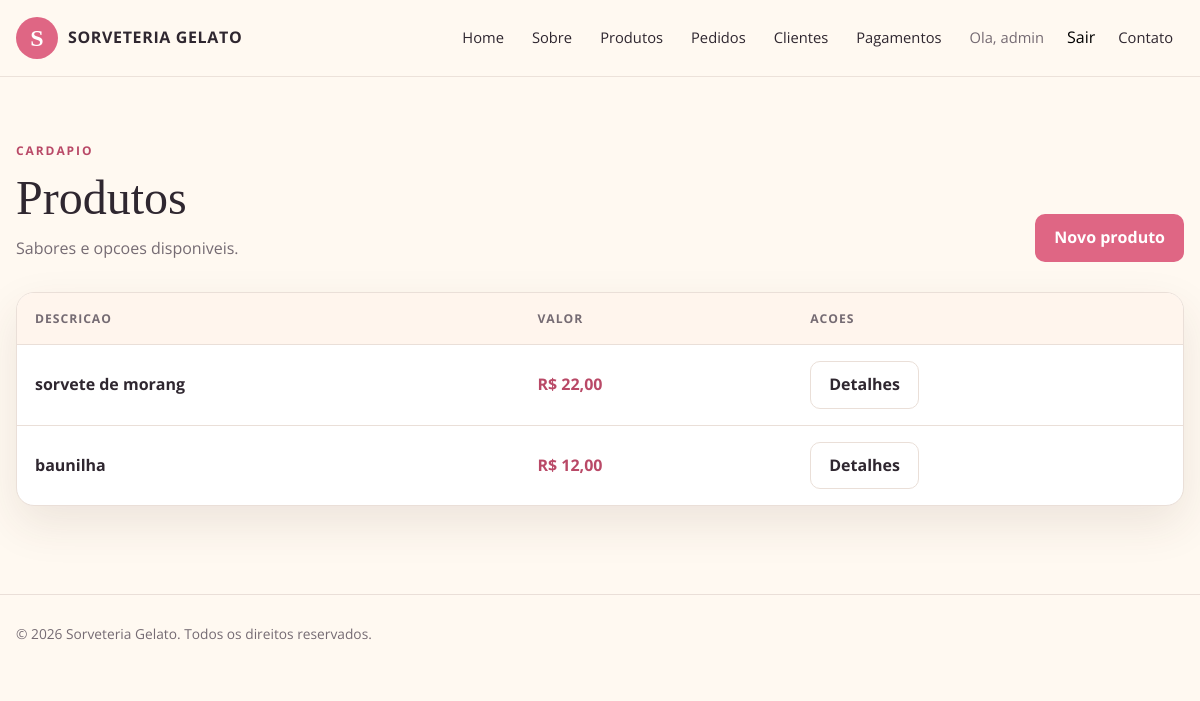
Before: /produtos/ (signed in) with the older database file.
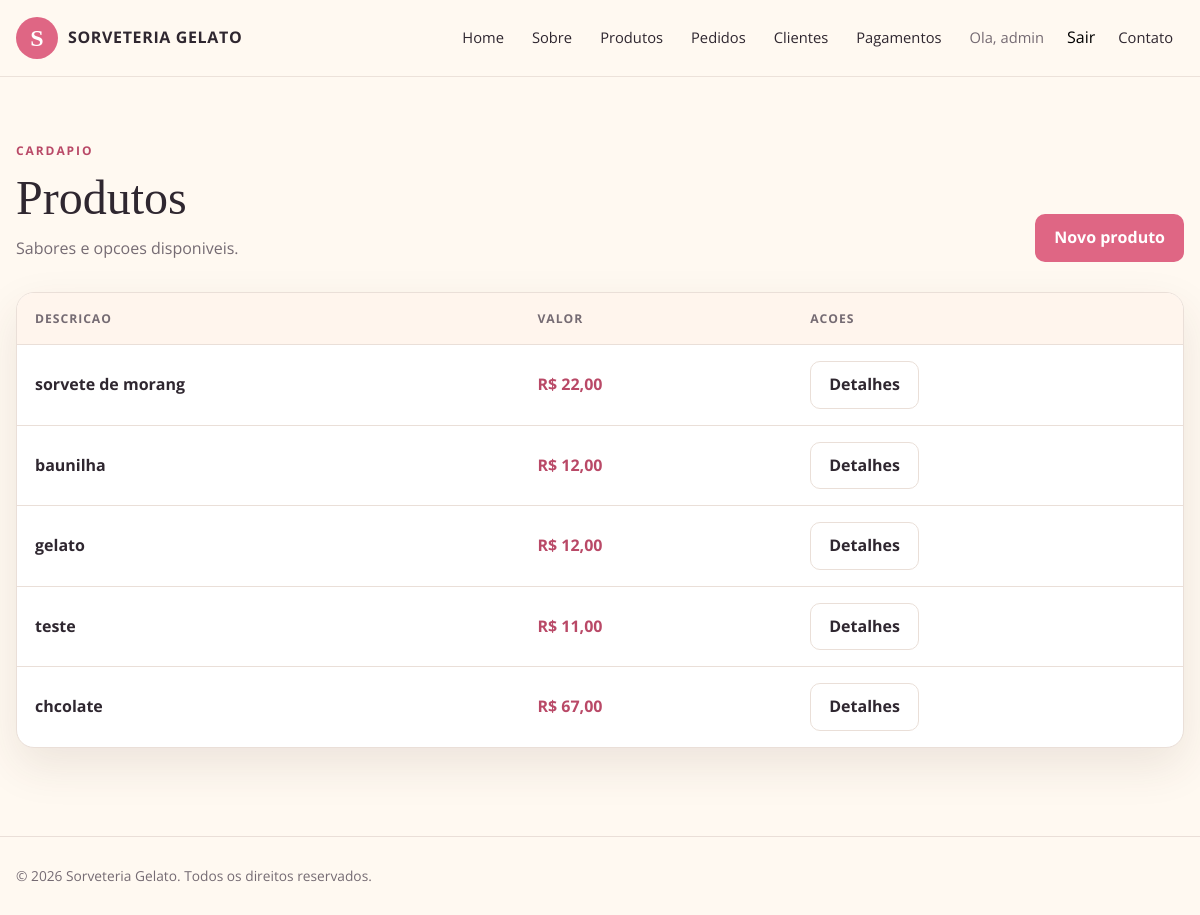
After: the same page with the newer database file.
### produtos/models.py (models this page shows, shortened)
class Produto(models.Model):
    descricao = models.CharField(max_length=255)
    valor = models.DecimalField(max_digits=10, decimal_places=2)
    criado_por = models.ForeignKey(User, on_delete=models.SET_NULL, null=True, blank=True)
    class Meta:
        verbose_name = 'Produto'
        verbose_name_plural = 'Produtos'

### produtos/views.py (the view)
# urls.py: path('', views.lista_produtos, name='lista_produtos'),
@login_required
@permission_required('produtos.view_produto', raise_exception=True)
def lista_produtos(request):
    produtos = Produto.objects.all()
    return render(request, 'produtos/lista_produtos.html', {'produtos': produtos})

### templates/produtos/lista_produtos.html (shortened to what this page needs)
{% extends 'base.html' %}
{% block content %}
<main class="page-shell"><div class="container">
<div class="page-heading"><div><span class="section-kicker">Cardapio</span><h1>Produtos</h1><p>Sabores e opcoes disponiveis.</p></div>{% if perms.produtos.add_produto %}<a href="{% url 'criar_produto' %}" class="btn-app">Novo produto</a>{% endif %}</div>
<section class="table-card"><table class="app-table"><thead><tr><th>Descricao</th><th>Valor</th><th>Acoes</th></tr></thead><tbody>{% for produto in produtos %}<tr><td data-label="Produto"><strong>{{ produto.descricao }}</strong></td><td data-label="Valor" class="price">R$ {{ produto.valor }}</td><td data-label="Acoes"><a href="{% url 'detalhe_produto' produto.pk %}" class="btn-app-secondary">Detalhes</a></td></tr>{% empty %}<tr><td colspan="3">Nenhum produto cadastrado.</td></tr>{% endfor %}</tbody></table></section>
</div></main>
{% endblock %}

Changed rows visible on the page:
added Produto: descricao "gelato", valor "12,00"
added Produto: descricao "teste", valor "11,00"
added Produto: descricao "chcolate", valor "67,00"
